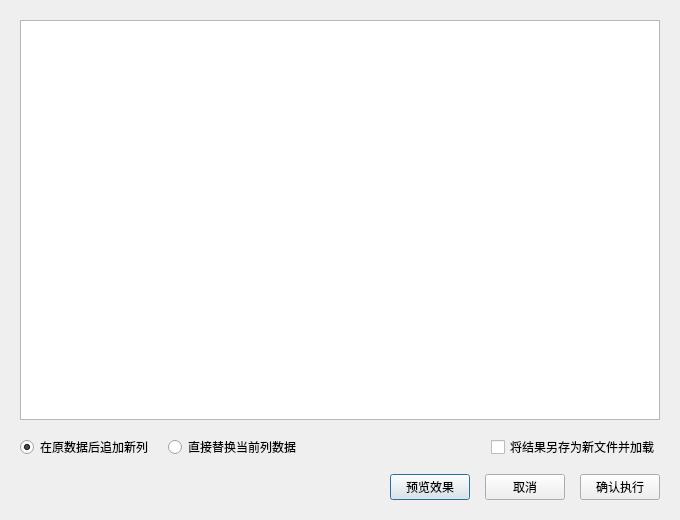
<?xml version="1.0" encoding="UTF-8"?>
<ui version="4.0">
 <class>DataUnitDialog</class>
 <widget class="QDialog" name="DataUnitDialog">
  <property name="geometry">
   <rect>
    <x>0</x>
    <y>0</y>
    <width>680</width>
    <height>520</height>
   </rect>
  </property>
  <property name="windowTitle">
   <string>列属性与单位管理</string>
  </property>
  <layout class="QVBoxLayout" name="verticalLayout">
   <property name="spacing">
    <number>15</number>
   </property>
   <property name="leftMargin">
    <number>20</number>
   </property>
   <property name="topMargin">
    <number>20</number>
   </property>
   <property name="rightMargin">
    <number>20</number>
   </property>
   <property name="bottomMargin">
    <number>20</number>
   </property>
   <item>
    <widget class="QTableWidget" name="tableWidget"/>
   </item>
   <item>
    <layout class="QHBoxLayout" name="horizontalLayoutMode">
     <item>
      <widget class="QRadioButton" name="radioAppend">
       <property name="cursor">
        <cursorShape>PointingHandCursor</cursorShape>
       </property>
       <property name="text">
        <string>在原数据后追加新列</string>
       </property>
       <property name="checked">
        <bool>true</bool>
       </property>
      </widget>
     </item>
     <item>
      <widget class="QRadioButton" name="radioReplace">
       <property name="cursor">
        <cursorShape>PointingHandCursor</cursorShape>
       </property>
       <property name="text">
        <string>直接替换当前列数据</string>
       </property>
      </widget>
     </item>
     <item>
      <spacer name="horizontalSpacerMode">
       <property name="orientation">
        <enum>Qt::Horizontal</enum>
       </property>
       <property name="sizeHint" stdset="0">
        <size>
         <width>40</width>
         <height>20</height>
        </size>
       </property>
      </spacer>
     </item>
     <item>
      <widget class="QCheckBox" name="checkSaveFile">
       <property name="cursor">
        <cursorShape>PointingHandCursor</cursorShape>
       </property>
       <property name="text">
        <string>将结果另存为新文件并加载</string>
       </property>
       <property name="checked">
        <bool>false</bool>
       </property>
      </widget>
     </item>
    </layout>
   </item>
   <item>
    <layout class="QHBoxLayout" name="horizontalLayoutBot">
     <item>
      <spacer name="horizontalSpacer">
       <property name="orientation">
        <enum>Qt::Horizontal</enum>
       </property>
       <property name="sizeHint" stdset="0">
        <size>
         <width>40</width>
         <height>20</height>
        </size>
       </property>
      </spacer>
     </item>
     <item>
      <widget class="QPushButton" name="btnPreview">
       <property name="cursor">
        <cursorShape>PointingHandCursor</cursorShape>
       </property>
       <property name="text">
        <string>预览效果</string>
       </property>
      </widget>
     </item>
     <item>
      <widget class="QPushButton" name="btnCancel">
       <property name="cursor">
        <cursorShape>PointingHandCursor</cursorShape>
       </property>
       <property name="text">
        <string>取消</string>
       </property>
      </widget>
     </item>
     <item>
      <widget class="QPushButton" name="btnOk">
       <property name="cursor">
        <cursorShape>PointingHandCursor</cursorShape>
       </property>
       <property name="text">
        <string>确认执行</string>
       </property>
      </widget>
     </item>
    </layout>
   </item>
  </layout>
 </widget>
 <resources/>
 <connections/>
</ui>
